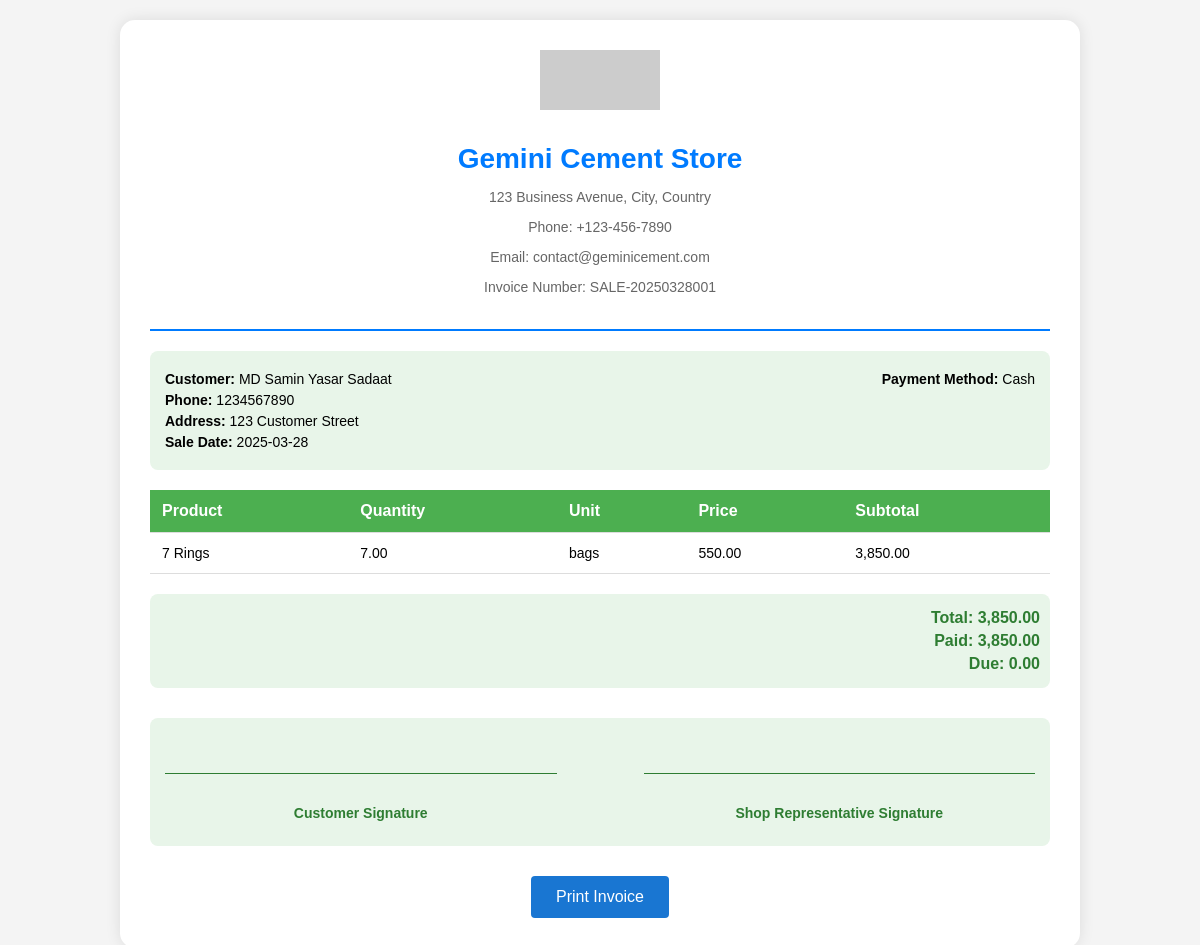
/pages/invoice_sell.php?invoice_number=SALE-20250328001 (signed in), run on an earlier commit of the app's database.
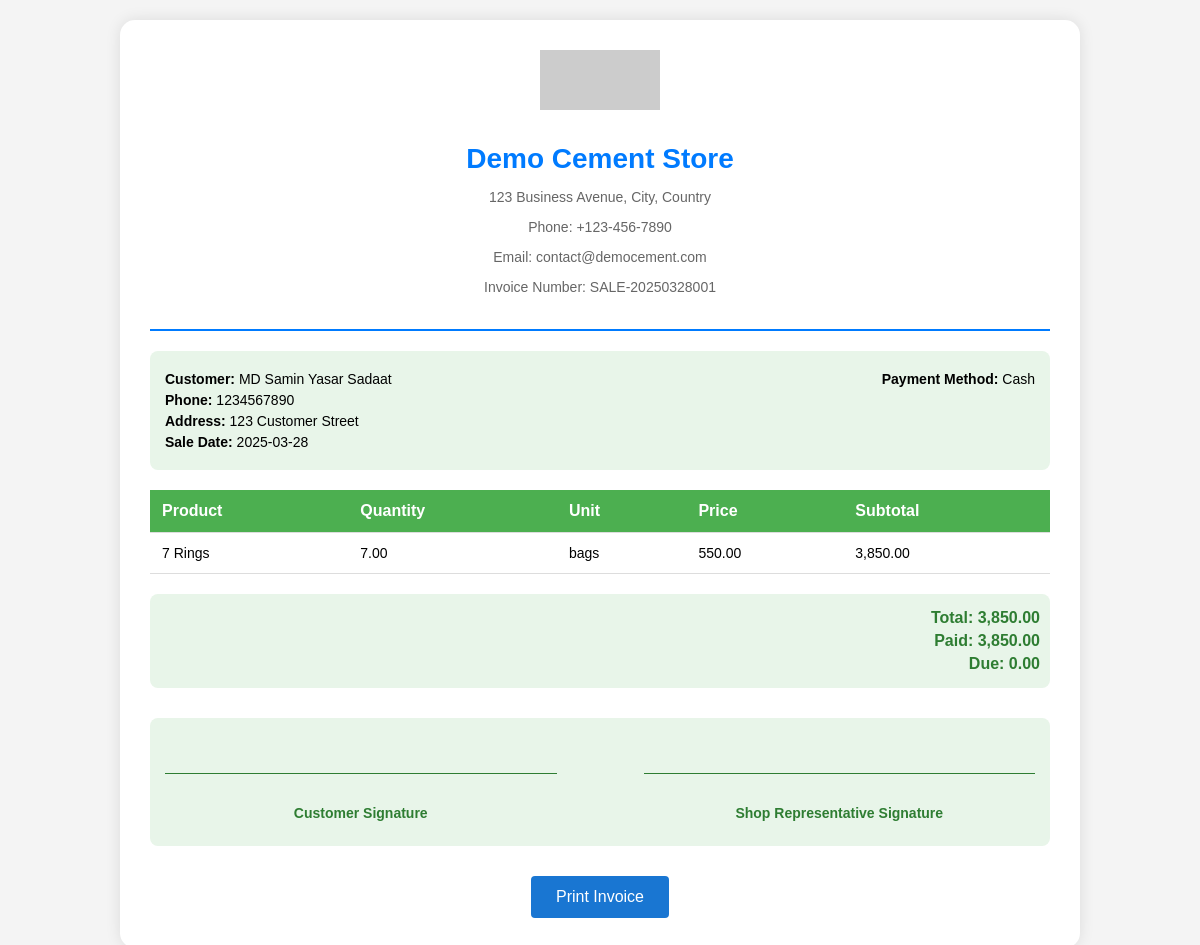
And on a later commit of the database.
### tables this page shows
CREATE TABLE shop_details (
    id INT PRIMARY KEY AUTO_INCREMENT,
    shop_name VARCHAR(255) NOT NULL,
    address TEXT NOT NULL,
    phone VARCHAR(50) NOT NULL,
    email VARCHAR(255) NOT NULL,
    updated_at TIMESTAMP DEFAULT CURRENT_TIMESTAMP ON UPDATE CURRENT_TIMESTAMP
);

CREATE TABLE sales (
    id INT AUTO_INCREMENT PRIMARY KEY,
    customer_id INT,
    sale_date DATE NOT NULL,
    invoice_number VARCHAR(50) NOT NULL UNIQUE,
    payment_method_id INT NOT NULL,
    total DECIMAL(10, 2) NOT NULL CHECK (total >= 0),
    paid DECIMAL(10, 2) NOT NULL CHECK (paid >= 0),
    due DECIMAL(10, 2) NOT NULL CHECK (due >= 0),
    created_at TIMESTAMP DEFAULT CURRENT_TIMESTAMP,
    FOREIGN KEY (customer_id) REFERENCES customers(id) ON DELETE SET NULL,
    FOREIGN KEY (payment_method_id) REFERENCES payment_methods(id) ON DELETE RESTRICT,
    INDEX idx_sale_date (sale_date),
    INDEX idx_invoice_number (invoice_number),
    INDEX idx_customer_id (customer_id),
    INDEX idx_payment_method_id (payment_method_id)
);

CREATE TABLE customers (
    id INT AUTO_INCREMENT PRIMARY KEY,
    name VARCHAR(255) NOT NULL,
    phone VARCHAR(20),
    address TEXT,
    created_at TIMESTAMP DEFAULT CURRENT_TIMESTAMP,
    INDEX idx_name (name),
    INDEX idx_phone (phone),
    FULLTEXT idx_address (address)
);

CREATE TABLE payment_methods (
    id INT AUTO_INCREMENT PRIMARY KEY,
    method VARCHAR(50) NOT NULL UNIQUE,
    created_at TIMESTAMP DEFAULT CURRENT_TIMESTAMP
);

CREATE TABLE sale_items (
    id INT AUTO_INCREMENT PRIMARY KEY,
    sale_id INT,
    product_id INT,
    quantity DECIMAL(10, 2) NOT NULL CHECK (quantity > 0),
    price DECIMAL(10, 2) NOT NULL CHECK (price >= 0),
    subtotal DECIMAL(10, 2) NOT NULL CHECK (subtotal >= 0),
    created_at TIMESTAMP DEFAULT CURRENT_TIMESTAMP,
    FOREIGN KEY (sale_id) REFERENCES sales(id) ON DELETE CASCADE,
    FOREIGN KEY (product_id) REFERENCES products(id) ON DELETE CASCADE,
    INDEX idx_sale_id (sale_id),
    INDEX idx_product_id (product_id)
);

CREATE TABLE products (
    id INT AUTO_INCREMENT PRIMARY KEY,
    category_id INT,
    name VARCHAR(255) NOT NULL,
    price DECIMAL(10, 2) NOT NULL CHECK (price >= 0),
    quantity DECIMAL(10, 2) NOT NULL CHECK (quantity >= 0),
    unit VARCHAR(50),
    brand_name VARCHAR(255),
    type VARCHAR(50),
    created_at TIMESTAMP DEFAULT CURRENT_TIMESTAMP,
    updated_at TIMESTAMP DEFAULT CURRENT_TIMESTAMP ON UPDATE CURRENT_TIMESTAMP,
    FOREIGN KEY (category_id) REFERENCES categories(id) ON DELETE SET NULL,
    UNIQUE KEY uk_products (name, category_id, unit, price, brand_name),
    INDEX idx_products_created_at (created_at),
    INDEX idx_products_lookup (name, category_id, unit, price, brand_name),
    INDEX idx_products_category_id (category_id),
    CONSTRAINT fk_product_unit FOREIGN KEY (category_id, unit) REFERENCES category_units(category_id, unit) ON DELETE SET NULL
);

### core/functions.php (called while the page is built, shortened)
<?php
include_once __DIR__ . '/../config/database.php';
function sanitizeInput($data) {
    global $conn;
    return mysqli_real_escape_string($conn, trim($data));
}
?>

### pages/invoice_sell.php (the view, shortened to what this page needs)
<?php
include '../config/database.php';
include '../core/functions.php';
$invoice_number = isset($_GET['invoice_number']) ? sanitizeInput($_GET['invoice_number']) : '';
$invoice_number = $conn->real_escape_string($invoice_number);
$saleSql = "SELECT sales.*,
                   customers.name as customer_name,
                   customers.phone,
                   customers.address,
                   payment_methods.method as payment_method_name
            FROM sales
            LEFT JOIN customers ON sales.customer_id = customers.id
            LEFT JOIN payment_methods ON sales.payment_method_id = payment_methods.id
            WHERE sales.invoice_number = '$invoice_number'";
$saleResult = $conn->query($saleSql);
$sale = $saleResult->fetch_assoc();
$saleItemsSql = "SELECT sale_items.*,
                        products.name as product_name,
                        products.unit
                 FROM sale_items
                 LEFT JOIN products ON sale_items.product_id = products.id
                 WHERE sale_items.sale_id = " . (int)$sale['id'];
$saleItemsResult = $conn->query($saleItemsSql);
$shopDetails = [
    'shop_name' => 'Demo Cement Shop',
    'shop_phone' => '(123) 456-7890',
    'shop_address' => '123 Demo Street, Sample City, SC 12345',
    'email' => 'contact@demolocalshop.com'
];
$settingsSql = "SELECT shop_name, phone, address, email FROM shop_details WHERE id = 1";
$settingsResult = $conn->query($settingsSql);
if ($settingsResult && $settingsResult->num_rows > 0) {
    $row = $settingsResult->fetch_assoc();
    $shopDetails['shop_name'] = $row['shop_name'] ?? $shopDetails['shop_name'];
    $shopDetails['shop_phone'] = $row['phone'] ?? $shopDetails['shop_phone'];
    $shopDetails['shop_address'] = $row['address'] ?? $shopDetails['shop_address'];
    $shopDetails['email'] = $row['email'] ?? $shopDetails['email'];
}
?>
<!DOCTYPE html>
<html lang="en">
<head>
</head>
<body>
    <div class="invoice-container">
        <div class="header">
            <img src="https://via.placeholder.com/120x60?text=Logo" alt="Company Logo" class="logo">
            <h1><?php echo htmlspecialchars($shopDetails['shop_name']); ?></h1>
            <p><?php echo htmlspecialchars($shopDetails['shop_address']); ?></p>
            <p>Phone: <?php echo htmlspecialchars($shopDetails['shop_phone']); ?></p>
            <p>Email: <?php echo htmlspecialchars($shopDetails['email']); ?></p>
            <p>Invoice Number: <?php echo htmlspecialchars($invoice_number); ?></p>
        </div>
        <div class="invoice-details">
            <div>
                <p><strong>Customer:</strong> <?php echo htmlspecialchars($sale['customer_name']); ?></p>
                <p><strong>Phone:</strong> <?php echo htmlspecialchars($sale['phone'] ?? 'N/A'); ?></p>
                <p><strong>Address:</strong> <?php echo htmlspecialchars($sale['address'] ?? 'N/A'); ?></p>
                <p><strong>Sale Date:</strong> <?php echo htmlspecialchars($sale['sale_date']); ?></p>
            </div>
            <div>
                <p><strong>Payment Method:</strong> <?php echo htmlspecialchars($sale['payment_method_name'] ?? 'N/A'); ?></p>
            </div>
        </div>
        <table>
            <thead>
                <tr>
                    <th>Product</th>
                    <th>Quantity</th>
                    <th>Unit</th>
                    <th>Price</th>
                    <th>Subtotal</th>
                </tr>
            </thead>
            <tbody>
                <?php
                if ($saleItemsResult->num_rows > 0) {
                    while ($item = $saleItemsResult->fetch_assoc()) {
                        echo "<tr>";
                        echo "<td>" . htmlspecialchars($item['product_name']) . "</td>";
                        echo "<td>" . number_format($item['quantity'], 2) . "</td>";
                        echo "<td>" . htmlspecialchars($item['unit'] ?? 'N/A') . "</td>";
                        echo "<td>" . number_format($item['price'], 2) . "</td>";
                        echo "<td>" . number_format($item['subtotal'], 2) . "</td>";
                        echo "</tr>";
                    }
                } else {
                    echo "<tr><td colspan='5'>No items found for this sale.</td></tr>";
                }
                ?>
            </tbody>
        </table>
        <div class="totals">
            <p>Total: <?php echo number_format($sale['total'], 2); ?></p>
            <p>Paid: <?php echo number_format($sale['paid'], 2); ?></p>
            <p>Due: <?php echo number_format($sale['due'], 2); ?></p>
        </div>
        <div class="signature-section">
            <div>
                <p class="signature-line"> </p>
                <p><strong>Customer Signature</strong></p>
            </div>
            <div>
                <p class="signature-line"> </p>
                <p><strong>Shop Representative Signature</strong></p>
            </div>
        </div>
        <div class="print-button">
            <button onclick="window.print()">Print Invoice</button>
        </div>
    </div>
</body>
</html>

### pages/invoice_sell.php (style rules this page uses)
body { font-family: Arial, sans-serif; margin: 0; padding: 20px; background-color: #f4f4f4; }
.invoice-container { max-width: 900px; margin: 0 auto; background-color: #fff; padding: 30px; border-radius: 15px; box-shadow: 0 0 15px rgba(0, 0, 0, 0.1); }
.header { text-align: center; padding-bottom: 20px; border-bottom: 2px solid #007bff; }
.header img.logo { max-width: 120px; margin-bottom: 10px; }
.header h1 { font-size: 28px; color: #007bff; margin-bottom: 5px; }
.header p { font-size: 14px; color: #666; }
.invoice-details { margin: 20px 0; padding: 15px; background-color: #e8f5e9; border-radius: 8px; display: flex; justify-content: space-between; }
.invoice-details p { margin: 5px 0; font-size: 14px; }
table { width: 100%; border-collapse: collapse; margin: 20px 0; }
th, td { padding: 12px; text-align: left; border-bottom: 1px solid #ddd; }
th { background-color: #4CAF50; color: white; font-weight: bold; }
td { font-size: 14px; }
.totals { margin-top: 20px; text-align: right; padding: 10px; background-color: #e8f5e9; border-radius: 8px; }
.totals p { margin: 5px 0; font-weight: bold; font-size: 16px; color: #2e7d32; }
.signature-section { margin: 30px 0; padding: 15px; background-color: #e8f5e9; border-radius: 8px; display: flex; justify-content: space-between; }
.signature-section div { width: 45%; text-align: center; }
.signature-section p { margin: 10px 0; font-size: 14px; color: #2e7d32; }
.signature-section .signature-line { border-top: 1px solid #2e7d32; margin-top: 40px; padding-top: 5px; }
.print-button { text-align: center; margin-top: 20px; }
.print-button button { background-color: #1976D2; color: white; padding: 12px 25px; border: none; border-radius: 4px; cursor: pointer; font-size: 16px; }

What changed in the data, as far as the page shows it:
changed shop_details "123 Business Avenue, City, Country": shop_name "Gemini Cement Store" → "Demo Cement Store"; email "contact@geminicement.com" → "contact@democement.com"
